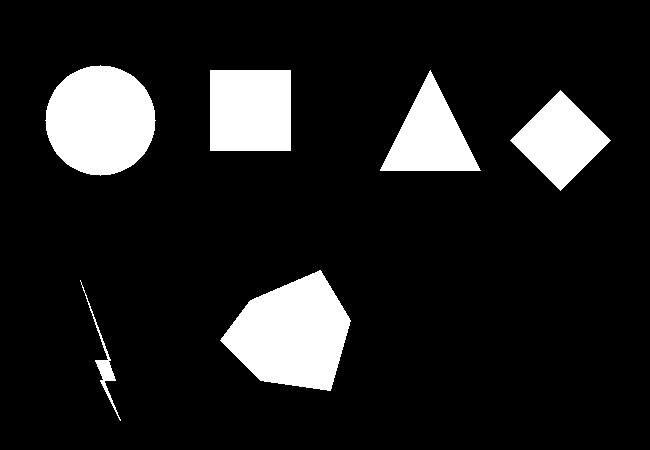
#> input picture img/images/figuras.png, 650 x 450 px, found by its file name
$ jupyter execute Segmentacion-Imagenes.ipynb
#> lines starting #> are read from the running program, lines starting #| are printed output that depends on the picture; after the words box and inside, x2 and y2 are one past the last pixel; in counts of white or black regions, pixels touching at a corner belong together
<br>

# 3_2_3_Image_segmentation

## 0.1 01PAO26-26 - Segmentación de imágenes
<br>

<br>

*Jesús Viera* https://github.com/Vierita23/machinelearning

[cell 1]
import sys
import subprocess
from pathlib import Path

subprocess.run(
    [sys.executable, "-m", "pip", "install", "opencv-python", "matplotlib", "numpy", "scipy", "scikit-image", "-q"],
    check=False,
)
#> (this line was passed over: subprocess is not available in this run)

if not Path("images/figuras.png").exists():
    subprocess.run([sys.executable, "setup_segmentacion_images.py"], check=False)

print("Python:", sys.executable)

### 0.0.1 SEGMENTACIÓN MEDIANTE THRESHOLDING

[cell 2]
import matplotlib.pyplot as plt
import cv2

img = cv2.imread('images/figuras.png')
#> img is the input picture: shape (450, 650, 3); values 0 (black) and 240 (white), 12.7% white; 6 white regions, box (x1, y1, x2, y2) and area: (220, 270, 351, 391) 10226, (45, 65, 156, 176) 9477, (210, 70, 291, 151) 6561, (380, 70, 481, 171) 5151, (510, 90, 611, 191) 5101, (80, 280, 121, 421) 556
img_rgb = cv2.cvtColor(img, cv2.COLOR_BGR2RGB)
plt.imshow(img_rgb, cmap='gray')
plt.title('Imagen original')
plt.show()

[cell 3]
import numpy as np

gray_img = cv2.cvtColor(img, cv2.COLOR_BGR2GRAY)
plt.imshow(gray_img, cmap='gray')
plt.title('Imagen de grises')
plt.show()

[cell 4]
hist = cv2.calcHist([gray_img], [0], None, [260], [0, 260])
#> hist = 260 values, max 255428 at index 0, min 0 at index 1, mean 1125
plt.plot(hist)
plt.grid()
plt.title('Histograma')
plt.show()
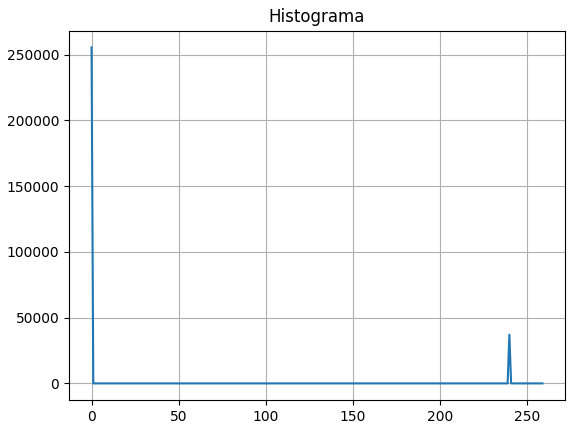
#> figure drawn by matplotlib, 1 panel; curve peaks at x = 0, y = 255428

[cell 5]
t = 50
maxim = 255
_, mask = cv2.threshold(gray_img, t, maxim, cv2.THRESH_BINARY)
plt.imshow(mask, cmap='gray')
plt.title('Máscara t=' + str(t))
plt.show()
print(np.unique(mask))
#| [  0 255]

[cell 6]
t, mask = cv2.threshold(gray_img, 0, 1, cv2.THRESH_OTSU)
#> t = 0
print(np.unique(mask))
#| [0 1]
plt.imshow(mask, cmap='gray')
plt.title('Máscara Otsu t=' + str(t))
plt.show()

### 0.0.2 SEGMENTACIÓN MEDIANTE CONVERSIONES DE COLOR

[cell 7]
img = cv2.imread('images/images/figuras.png')
img_rgb = cv2.cvtColor(img, cv2.COLOR_BGR2RGB)
plt.imshow(img_rgb, cmap='gray')
plt.title('Imagen original')
plt.show()

[cell 8]
R = img[:, :, 2]
plt.imshow(R, cmap='gray')
plt.title('Canal rojo')
plt.show()

[cell 9]
plt.hist(R.ravel(), bins=50)
plt.grid(True)
plt.show()
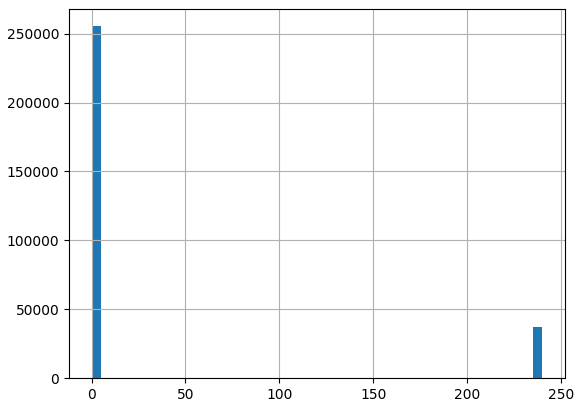
#> figure drawn by matplotlib, 1 panel; tallest bar 255428 high, from x = 4.44e-16 to 4.8
print(np.max(R))
#| 240

[cell 10]
t = np.max(R)
#> t = 240
mask = R.copy()
mask[mask < t] = 0
plt.imshow(mask, cmap='gray')
plt.title('ROI segmentada')
plt.show()

[cell 11]
# Ejercicio individual
# Obtener máscara del rayo azul mediante segmentación por espacio de color

def convert_to_CMYK(rgb_p):
    with np.errstate(invalid='ignore', divide='ignore'):
        K = 1 - np.max(rgb_p, axis=2)
        C = (1 - rgb_p[:, :, 0] - K) / (1 - K)
#> C: shape (450, 650) float64; 87.33% of the values are NaN or infinite; the others: min 0, max 0, mean 0
        M = (1 - rgb_p[:, :, 1] - K) / (1 - K)
        Y = (1 - rgb_p[:, :, 2] - K) / (1 - K)
        CMYK = (np.dstack((C, M, Y, K)) * 255).astype('uint8')
    return CMYK

img = cv2.imread('images/figuras.png')
rgb = cv2.cvtColor(img, cv2.COLOR_BGR2RGB)
rgb_p = rgb.astype('uint8') / 255

CMYK = convert_to_CMYK(rgb_p)
C, M, Y, K = cv2.split(CMYK)
#> C: shape (450, 650); every value is 0
C = C.astype('uint8')

t = np.max(C)
#> t = 0
mask = C.copy()
mask[mask < t] = 0

plt.imshow(C, cmap='gray')
plt.title('ROI segmentada')
plt.show()

### 0.0.3 SEGMENTACIÓN SEMÁNTICA CON DETECCIÓN DE BORDES

[cell 12]
img = cv2.imread('images/images/figuras.png')
img_rgb = cv2.cvtColor(img, cv2.COLOR_BGR2RGB)
plt.imshow(img_rgb)
plt.title('Imagen original')
plt.show()

[cell 13]
img_gaus = cv2.GaussianBlur(img_rgb, (5, 5), 0)
plt.imshow(img_gaus, cmap='gray')
plt.show()

[cell 14]
canny = cv2.Canny(img_gaus, 255 / 3, 255)
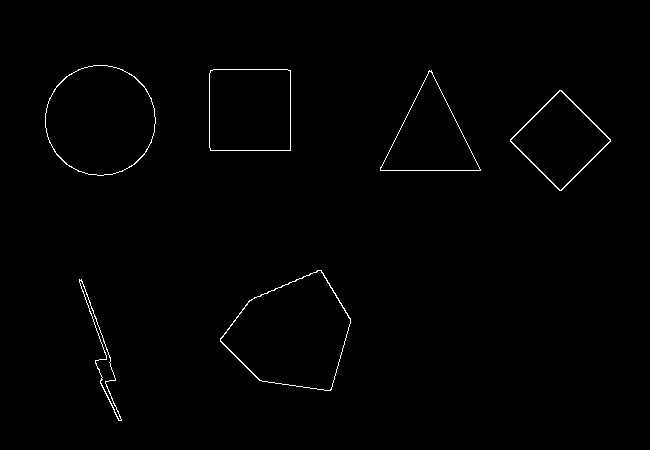
#> canny: shape (450, 650); 0.75% white in thin lines or dots, all inside (x1, y1, x2, y2) = (45, 65, 611, 421)
kernel = np.ones((2, 2), 'uint8')
# canny = cv2.dilate(canny, kernel, iterations=2)
# canny = cv2.erode(canny, kernel, iterations=2)
plt.imshow(canny, cmap='gray')
plt.show()

[cell 15]
from scipy.ndimage import binary_fill_holes as bfh

bordes = canny.copy()
filled_bordes = bfh(bordes)
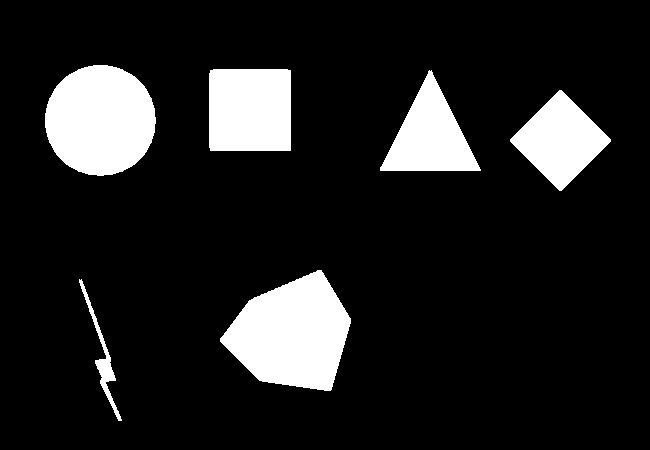
#> filled_bordes: shape (450, 650) bool; 13.1% white; 6 white regions, box (x1, y1, x2, y2) and area: (220, 270, 351, 391) 10445, (45, 65, 156, 176) 9665, (209, 69, 291, 151) 6711, (510, 90, 611, 191) 5301, (380, 70, 481, 171) 5254, (79, 279, 122, 421) 849
plt.imshow(filled_bordes.astype('uint8'), cmap='gray')
plt.title('cleaned lumen mask')
plt.show()

### 0.0.4 SEGMENTACIÓN POR CRECIMIENTO DE REGIONES (region growing)

[cell 16]
from skimage import io

img = cv2.imread('images/images/estrellas.png', 0)
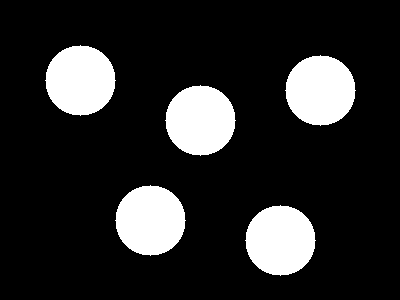
#> input picture img/images/estrellas.png, 400 x 300 px, found by its file name
#> img: shape (300, 400); values 0 (black) and 220 (white), 16.1% white; 5 white regions, box (x1, y1, x2, y2) and area: (45, 45, 116, 116) 3853, (285, 55, 356, 126) 3853, (165, 85, 236, 156) 3853, (115, 185, 186, 256) 3853, (245, 205, 316, 276) 3853
plt.imshow(img, cmap='gray')
plt.show()

[cell 17]
mask = img.copy()
h, w = img.shape
#> h = 300; w = 400
ref = np.zeros((h + 2, w + 2), np.uint8)
cv2.floodFill(mask, ref, (0, 0), 0)
fig, ax = plt.subplots(1, 2)
ax[0].imshow(img, cmap='gray'), ax[0].set_title('original')
ax[1].imshow(mask, cmap='gray'), ax[1].set_title('máscara')
plt.show()
